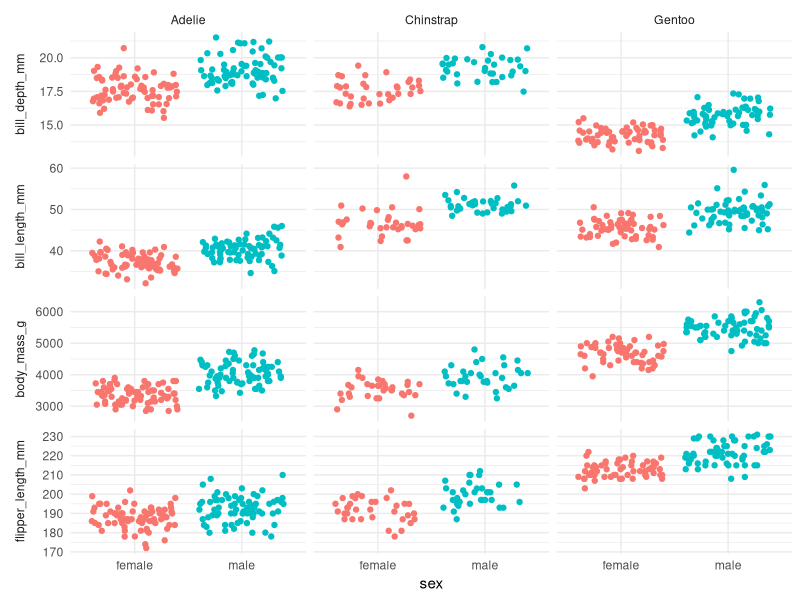
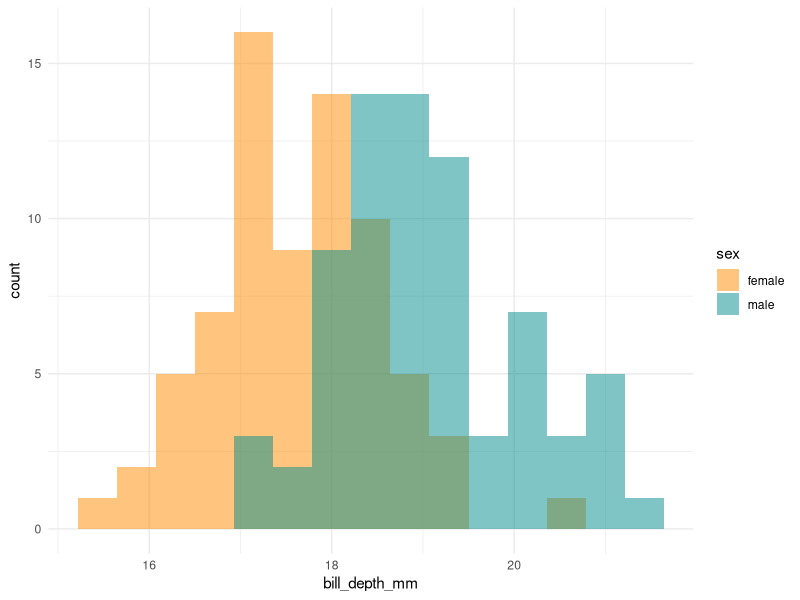
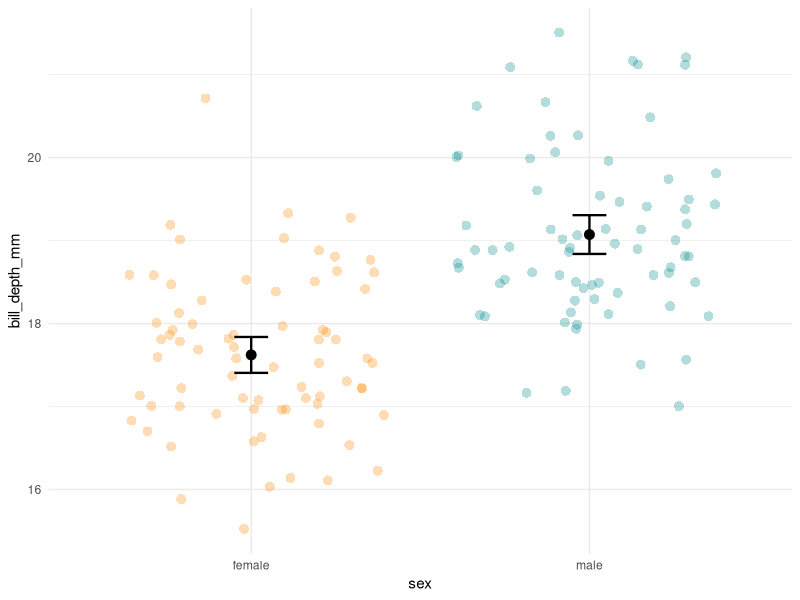

Write the R code that produced these figures, in order.

# Load Packages -----------------------------------------------------------

library(tidyverse)
library(palmerpenguins)


# Read Data ---------------------------------------------------------------

data("penguins")
head(penguins)
str(penguins)



# Evidence of Sexual Dimorphism? ------------------------------------------

penguins %>%
  select(
    species,
    sex,
    bill_length_mm,
    bill_depth_mm,
    flipper_length_mm,
    body_mass_g
  ) %>%
  pivot_longer(
    col = where(is.numeric),
    names_to = "variable",
    values_to = "value"
  ) %>%
  filter(complete.cases(.)) %>%
  ggplot(mapping = aes(x = sex, y = value)) +
  geom_jitter(aes(color = sex)) +
  facet_grid(variable ~ species, scales = "free_y", switch = "y") +
  labs(y = NULL) +
  guides(color = "none") +
  theme_minimal() +
  theme(strip.placement = "outside")


# Bill Depth --------------------------------------------------------------

adelie_bill_depth <-
  penguins %>% 
  filter(species == "Adelie") %>% 
  select(sex, bill_depth_mm) %>% 
  filter(complete.cases(.)) %>% 
  print()



# Bill Depth Distribution -------------------------------------------------

adelie_bill_depth %>% 
  ggplot(aes(x = bill_depth_mm)) +
  geom_histogram(
    aes(fill = sex), 
    bins = 15, 
    alpha = 0.5, 
    position = "identity"
  ) +
  scale_fill_manual(values = c("darkorange","cyan4")) +
  theme_minimal()


# Bill Depth Mean and Confidence Interval ---------------------------------

adelie_bill_depth_summary <-
  adelie_bill_depth %>% 
  group_by(sex) %>% 
  summarize(
    n = n(),
    mean = mean(bill_depth_mm),
    sd = sd(bill_depth_mm),
    sem = sd/sqrt(n),
    upper = mean + 1.96 * sem,
    lower = mean - 1.96 * sem
  ) %>% 
  print()


# Graph of Mean and CI ----------------------------------------------------

adelie_bill_depth %>% 
  ggplot(aes(x = sex, y = bill_depth_mm)) +
  geom_jitter(aes(color = sex), 
              shape = 16, size = 3, 
              alpha = 0.3, width = 0.4) +
  geom_errorbar(aes(y = mean, ymax = upper, ymin = lower), 
                data = adelie_bill_depth_summary, 
                width = .1, size = .8) +
  geom_point(aes(y = mean), 
             data = adelie_bill_depth_summary, 
             size = 3) +
  scale_color_manual(values = c("darkorange","cyan4")) +
  theme_minimal() +
  guides(color = "none")


# t-test ------------------------------------------------------------------

t.test(formula = bill_depth_mm ~ sex, data = adelie_bill_depth)



  

